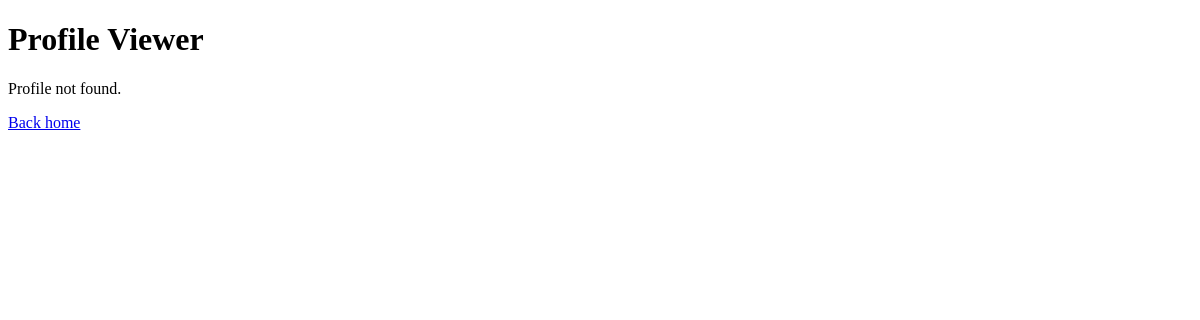
The app's page /idor?id=2, older data.
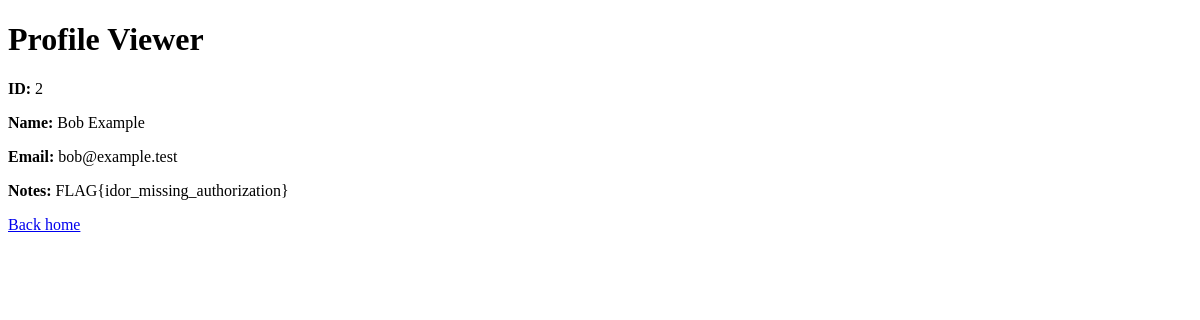
The same page, newer data.
### tables this page shows
CREATE TABLE profiles (
            id INTEGER PRIMARY KEY AUTOINCREMENT,
            owner_id INTEGER NOT NULL,
            name TEXT NOT NULL,
            email TEXT NOT NULL,
            notes TEXT NOT NULL
        );

### app.py (the view)
@app.route("/idor")
def idor():
    profile_id = request.args.get("id", "1")
    row = g.db.execute("SELECT id, owner_id, name, email, notes FROM profiles WHERE id = ?", (profile_id,)).fetchone()
    if row is None:
        return render_template("idor.html", profile=None, message="Profile not found.")
    profile = {
        "id": row[0],
        "owner_id": row[1],
        "name": row[2],
        "email": row[3],
        "notes": row[4],
    }
    return render_template("idor.html", profile=profile, message="")

### app.py (called while the page is built)
@app.before_request
def before_request():
    g.db = sqlite3.connect(DB_PATH)

@app.teardown_request
def teardown_request(exception):
    db = getattr(g, "db", None)
    if db is not None:
        db.close()

### templates/idor.html (shortened to what this page needs)
<!doctype html>
<html>
  <head>
  </head>
  <body>
    <h1>Profile Viewer</h1>
    {% if message %}
      <p>{{ message }}</p>
    {% endif %}
    {% if profile %}
      <p><strong>ID:</strong> {{ profile.id }}</p>
      <p><strong>Name:</strong> {{ profile.name }}</p>
      <p><strong>Email:</strong> {{ profile.email }}</p>
      <p><strong>Notes:</strong> {{ profile.notes }}</p>
    {% endif %}
    <p><a href="/">Back home</a></p>
  </body>
</html>

Row changes from the older to the newer data that the page shows:
added profiles: id "2", name "Bob Example", email "bob@example.test", notes "FLAG{idor_missing_authorization}"
Text that changed along with them:
{{ message }}: "Profile not found." → (not shown)
text now shown: "ID: Name: Email: Notes:"
